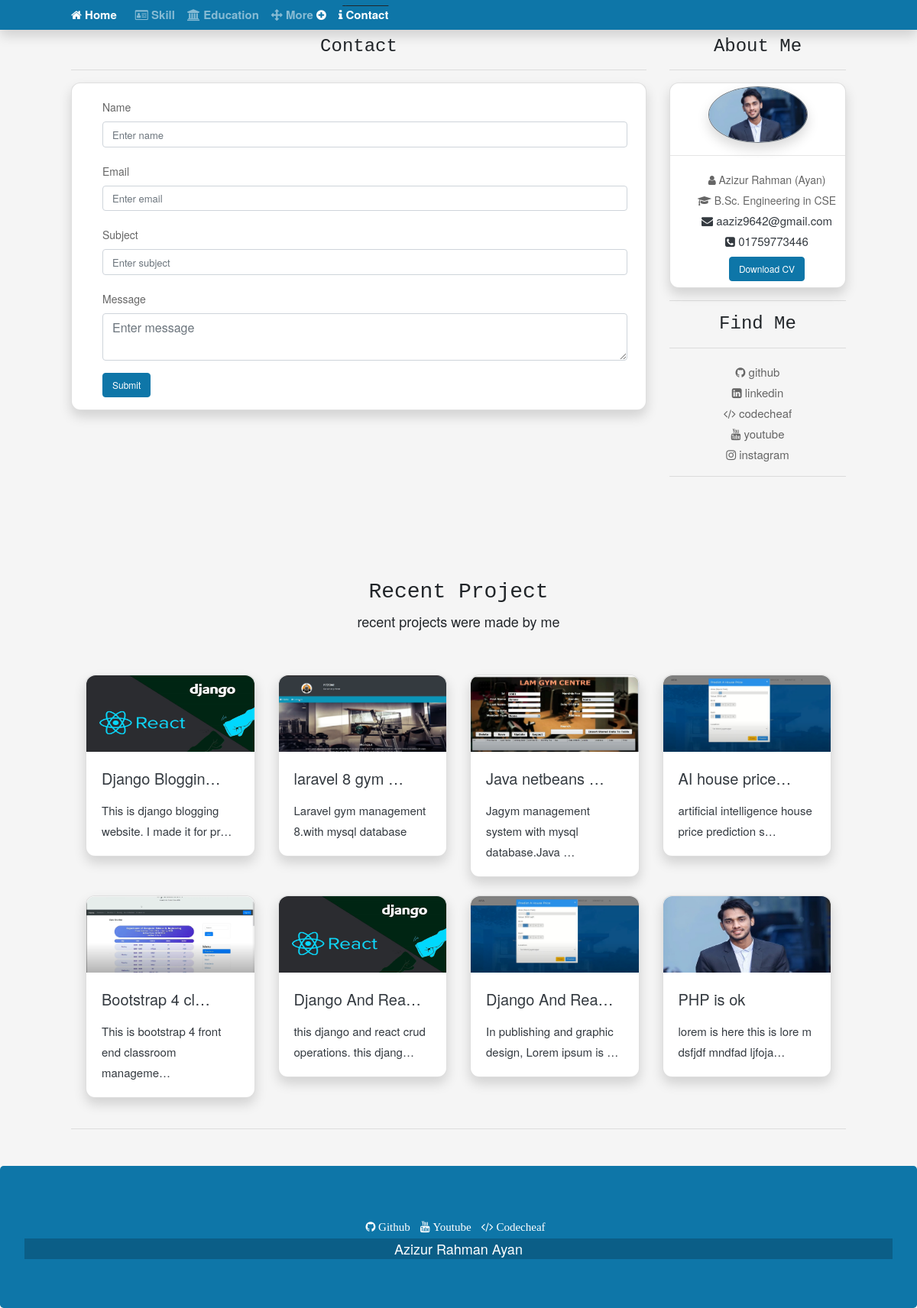
Page /contact/ on the committed database.
### home/models.py (models this page shows, shortened)
class Project(models.Model):
    projectPrority = models.IntegerField(blank=True, null=True)
    postCreator = models.CharField(max_length=200)
    projectTitle = models.CharField(max_length=200)
    projectDescriptions = models.TextField()
    projectBody = RichTextUploadingField(blank=True, null=True)
    projectVideoUrl = models.TextField(blank=True)
    projectViews = models.IntegerField(default=0)
    projectTimeDate = models.DateTimeField(auto_now_add=True, auto_now=False, blank=True)
    projectImage =  models.ImageField(blank=False, null=False)

### home/views.py (the view)
# urls.py: path('contact/', views.contact, name='contact'),
def contact(request):
    if request.method == 'POST':
        name = request.POST['name']
        email = request.POST['email']
        subject = request.POST['subject']
        message = request.POST['message']
        data  = Contact(name=name, email=email, subject=subject, message=message)
        data.save()
        messages.success(request, "Your message was sent successfully.Thanks to you")
        return redirect('home')
    else:
        project = Project.objects.all()
        paginator = Paginator(project, 8)
        page = request.GET.get('page')
        project = paginator.get_page(page)
        context = {
            'project':project,
        }
    return render(request, 'contact.html', context)

### templates/contact.html (shortened to what this page needs)
{% extends 'base.html' %}
{% load static %}
{% block content %}
<div class="col-sm-9 mt-2">
<h4 class="text-center text-style mb-3">Contact</h4>
    <hr>
   <div class="card shadow rounded p-3 ">
<form class="ml-4 mr-2" name="myForm" action="{% url 'contact' %}" method="POST" onsubmit="return validateForm()">
  <div class="form-group">
    <label for="exampleInputEmail1"  class="text-style-two ">Name</label>
    <input type="text" class="form-control " id="name" name="name"  placeholder="Enter name" required>
  </div>
  <div class="form-group">
    <label for="exampleInputPassword1"  class="text-style-two ">Email</label>
    <input type="email" class="form-control" id="email" name="email" placeholder="Enter email" required>
  </div>
  <form class="ml-md-5">
  <div class="form-group">
    <label for="exampleInputEmail1"  class="text-style-two ">Subject</label>
    <input type="text" class="form-control" id="subject" name="subject"  placeholder="Enter subject" required>
  </div>
  <div class="form-group">
    <label for="emessage"  class="text-style-two " >Message</label>
    <textarea class="form-control" id="message" name="message" placeholder="Enter message" required></textarea>
  </div>
  <button type="submit" class="btn-cv btn btn-secondary">Submit</button>
</form>
</div>
</div>
{% endblock content %}

### templates/base.html (shortened to what this page needs)
{% load static %}
<!DOCTYPE html>
<html lang="en">
<head>
  <link rel="stylesheet" href="https://maxcdn.bootstrapcdn.com/bootstrap/4.5.2/css/bootstrap.min.css">
  <link rel="stylesheet" href="{% static 'css/style.css' %}">
   <link
      rel="stylesheet"
      href="https://cdnjs.cloudflare.com/ajax/libs/font-awesome/4.7.0/css/font-awesome.min.css"
    />
</head>
<body style="background-color: #f5f5f5;">
  <nav class="navbar sticky-top navbar-expand-lg  navbar-dark bg-dark pb-0 pt-0 shadow" >
  <div class="container">
  {% url 'home' as home%}
  <a class="navbar-brand {% if request.path == home %}active{% endif %} ml-md-5" href="{% url 'home' %}"><i class="fa fa-home" aria-hidden="true"></i> Home </a>
  <div class="collapse navbar-collapse" id="navbarNav">
    <ul class="navbar-nav navbar-nav mr-auto">
     {% url 'skill' as skill%}
      <li class="nav-item {% if request.path == skill %}active{% endif %}" >
        <a class="nav-link" href="{% url 'skill' %}"><i class="fa fa-id-card-o" aria-hidden="true"></i> Skill</a>
      </li>
    {% url 'education' as education %}
      <li class="nav-item {% if request.path == education %}active{% endif %}">
        <a class="nav-link" href="{{ education }}"><i class="fa fa-university" aria-hidden="true"></i> Education <span class="sr-only">(current)</span></a>
      </li>
         <li class="nav-item dropdown">
            <a href="javascript:void(0);"  role="button"
                    class="nav-link dropdown-toggle mll"
                    data-toggle="dropdown"><i class="fa fa-arrows" aria-hidden="true"></i> More  <i onclick="myFunction(this)"
                       class="fa fa-plus-circle fas"></i></a>
          {% url 'certificate' as certificate %}
        </li>
      {% url 'contact' as contact%}
       <li class="nav-item {% if request.path == contact %}active ul{% endif %}">
        <a class="nav-link" href="{% url 'contact' %}"><i class="fa fa-info" aria-hidden="true"></i> Contact</a>
      </li>
    </ul>
  </div>
</div>
</nav>
<div class="container">
<div class="ml-md-5 mr-md-5">
 <div class="row">
{% block content %}
{% endblock content %}
 <div class="col-sm-3 text-center mb-5 mt-2">
    <h4 class="text-center text-style mb-3">About Me</h4>
    <hr>
    <div class="card shadow rounded  text-center">
    <img src="{% static 'images/aya.jpeg' %}" class="rounded-circle m-hw border border-secondary shadow card-img-top mx-auto d-block mt-1" alt="Cinque Terre"> <hr>
    <div class="ml-md-4">
      <span class="text-style-two"> <i class="fa fa-user" aria-hidden="true"></i>  Azizur Rahman (Ayan)</span></br>
      <span class="text-style-two "><i class="fa fa-graduation-cap" aria-hidden="true"></i> B.Sc. Engineering in CSE <br>
<span class="text-style-two"><a href="mailto:webmaster@example.com" class="text-dark"><i class="fa fa-envelope" aria-hidden="true"></i> aaziz9642@gmail.com</a></span><br>
<span class="text-style-two"><a href="tel:123-456-7890" class="text-dark"><i class="fa fa-phone-square" aria-hidden="true"></i> 01759773446</a></span><br>
<a href="/static/MyCV.pdf" class="btn-cv btn btn-secondary  mt-2 mb-2"  download>Download CV</a>
</div>
</div>
<hr>
<h4 class="text-center text-style">Find Me</h4>
<hr>
<marquee behavior="scroll" direction="down" value="Slower" class="text-center" scrollamount="5" onmouseover="this.stop();" onmouseout="this.start();">
<span class="text-style-two"><a href="https://github.com/ayanchyaziz123" target="_blank" class="text-style-two"><i class="fa fa-github" aria-hidden="true"></i>
 github</a></span><br>
 <span class="text-style-two"><a href="https://www.linkedin.com/in/azizur-rahman-720636165/" target="_blank" class="text-style-two"><i class="fa fa-linkedin-square" aria-hidden="true"></i>
 linkedin</a></span><br>
 <span class="text-style-two"><a href="https://www.codechef.com/users/ayan_mu44thc" target="_blank" class="text-style-two"><i class="fa fa-code" aria-hidden="true"></i>
codecheaf</a></span><br>
 <span class="text-style-two"><a href="https://www.youtube.com/channel/UCOdpQOJytA5J-pyxryFpoTA/playlists" target="_blank" class="text-style-two"><i class="fa fa-youtube" aria-hidden="true"></i>
youtube</a></span><br>
 <span class="text-style-two"><a href="https://www.instagram.com/imayanchyaziz/" target="_blank" class="text-style-two"><i class="fa fa-instagram" aria-hidden="true"></i>
instagram</a></span><br>
</marquee>
 <hr>
    </div>
</div>
 <h3 class="text-center mt-5 text-style mt-5"> Recent Project</h3>
 <p class="text-center">recent projects were made by me<p/>
  <div class="row mt-5 ml-1 mr-1">
    {% for project in project %}
    <div class="col-sm-3 mt-2" style="border-radius: 25px;">
    <a href="#">
<div class="card text-white  mb-3  shadow  rounded">
 <div class="inner">
 <img src={{project.projectImage.url}} alt="no img" class="card-img-top img-bor" style="max-height:100px;">
   </div>
  <div class="card-body">
  <div class="card-title"> <a href="{% url 'fullProject' project.id %}" class="text-dark text-style-two tt">{{project.projectTitle |truncatechars:15}}</a></br></div>
    <a href="{% url 'fullProject' project.id %}" class="text-dark text-style-two">{{project.projectDescriptions |truncatechars:50}}</a>
  </div>
</div>
</a>
    </div>
    {% endfor %}
  </div>
  <hr>
</div>
</div>
<footer class="jumbotron mb-0 mt-5 bg-dark text-white text-center">
<div class="text-center">
<a href="https://github.com/ayanchyaziz123"><i class="fa fa-github pb-2  text-white mr-2 " aria-hidden="true"> Github</i></a>
<a href="https://www.youtube.com/channel/UCOdpQOJytA5J-pyxryFpoTA"><i class="fa fa-youtube pb-2 text-white mr-2 " aria-hidden="true"> Youtube</i></a>
<a href="https://github.com/ayanchyaziz123"><i class="fa fa-code pb-2 text-white mr-2 " aria-hidden="true"> Codecheaf</i></a>
</div>
   <div class="text-center " style="background-color: rgba(0, 0, 0, 0.2);">
    Azizur Rahman Ayan
  </div>
</footer>
</body>
</html>

### static/css/style.css (style rules this page uses)
body { font-family:Helvetica Neue; font-size: 18px;; }
.bg-dark { background-color: #0e76a8 !important; }
.text-style { font-family:Courier New; }
.text-style-two { font-size: 14px; color: #666666; }
.m-hw { max-height: 130px; max-width: 130px; }
input { font-size: 13px !important; }
a { font-size: 15px !important; }
.btn-secondary { background-color: #0e76a8 !important; border-color: #0e76a8; }
.dropdown-toggle::after { display: none !important; }
.fas { color:white; }
.active { text-decoration: overline !important; }
.mll { color: white; }
.tt { font-size:20px !important; }
.btn { font-size: 12px !important; }
.navbar-nav .nav-item { font-weight: 600 !important; }
.navbar-brand { font-weight: 600 !important; }
.rounded { border-radius: 12px !important; }
.img-bor { border-top-left-radius: 12px !important; border-top-right-radius: 12px !important; }

### rows in the picture
Project: projectImage (placeholder picture), projectTitle "Django Bloggin…", projectDescriptions "This is django blogging website. I made it for pr…"
Project: projectImage (picture), projectTitle "laravel 8 gym …", projectDescriptions "Laravel gym management 8.with mysql database"
Project: projectImage (picture), projectTitle "Java netbeans …", projectDescriptions "Jagym management system with mysql database.Java …"
Project: projectImage (picture), projectTitle "AI house price…", projectDescriptions "artificial intelligence house price prediction s…"
Project: projectImage (picture), projectTitle "Bootstrap 4 cl…", projectDescriptions "This is bootstrap 4 front end classroom manageme…"
Project: projectImage (placeholder picture), projectTitle "Django And Rea…", projectDescriptions "this django and react crud operations. this djang…"
Project: projectImage (picture), projectTitle "Django And Rea…", projectDescriptions "In publishing and graphic design, Lorem ipsum is …"
Project: projectImage (picture), projectTitle "PHP is ok", projectDescriptions "lorem is here this is lore m dsfjdf mndfad ljfoja…"
